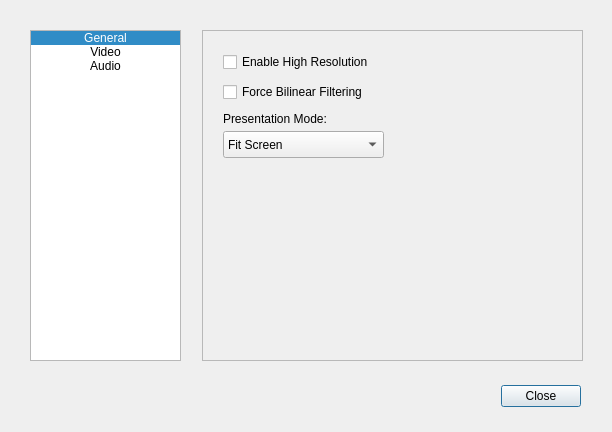
<?xml version="1.0" encoding="UTF-8"?>
<ui version="4.0">
 <class>SettingsDialog</class>
 <widget class="QDialog" name="SettingsDialog">
  <property name="geometry">
   <rect>
    <x>0</x>
    <y>0</y>
    <width>612</width>
    <height>432</height>
   </rect>
  </property>
  <property name="windowTitle">
   <string>Dialog</string>
  </property>
  <widget class="QDialogButtonBox" name="buttonBox">
   <property name="geometry">
    <rect>
     <x>200</x>
     <y>380</y>
     <width>381</width>
     <height>32</height>
    </rect>
   </property>
   <property name="orientation">
    <enum>Qt::Horizontal</enum>
   </property>
   <property name="standardButtons">
    <set>QDialogButtonBox::Close</set>
   </property>
  </widget>
  <widget class="QListWidget" name="listWidget">
   <property name="geometry">
    <rect>
     <x>30</x>
     <y>30</y>
     <width>151</width>
     <height>331</height>
    </rect>
   </property>
   <property name="editTriggers">
    <set>QAbstractItemView::EditKeyPressed|QAbstractItemView::SelectedClicked</set>
   </property>
   <property name="iconSize">
    <size>
     <width>48</width>
     <height>48</height>
    </size>
   </property>
   <property name="currentRow">
    <number>0</number>
   </property>
   <item>
    <property name="text">
     <string>General</string>
    </property>
    <property name="font">
     <font>
      <kerning>true</kerning>
     </font>
    </property>
    <property name="textAlignment">
     <set>AlignCenter</set>
    </property>
    <property name="icon">
     <iconset resource="settings_icon.qrc">
      <normaloff>:/assets/general.png</normaloff>:/assets/general.png</iconset>
    </property>
    <property name="flags">
     <set>ItemIsSelectable|ItemIsEnabled</set>
    </property>
   </item>
   <item>
    <property name="text">
     <string>Video</string>
    </property>
    <property name="textAlignment">
     <set>AlignCenter</set>
    </property>
    <property name="icon">
     <iconset resource="settings_icon.qrc">
      <normaloff>:/assets/video.png</normaloff>:/assets/video.png</iconset>
    </property>
    <property name="flags">
     <set>ItemIsSelectable|ItemIsEnabled</set>
    </property>
   </item>
   <item>
    <property name="text">
     <string>Audio</string>
    </property>
    <property name="font">
     <font>
      <stylestrategy>PreferDefault</stylestrategy>
     </font>
    </property>
    <property name="textAlignment">
     <set>AlignCenter</set>
    </property>
    <property name="icon">
     <iconset resource="settings_icon.qrc">
      <normaloff>:/assets/music.png</normaloff>:/assets/music.png</iconset>
    </property>
    <property name="flags">
     <set>ItemIsSelectable|ItemIsEnabled</set>
    </property>
   </item>
  </widget>
  <widget class="QStackedWidget" name="stackedWidget">
   <property name="geometry">
    <rect>
     <x>202</x>
     <y>30</y>
     <width>381</width>
     <height>331</height>
    </rect>
   </property>
   <property name="frameShape">
    <enum>QFrame::StyledPanel</enum>
   </property>
   <property name="currentIndex">
    <number>1</number>
   </property>
   <widget class="QWidget" name="General">
    <widget class="QCheckBox" name="checkBox_show_fpsdccounter">
     <property name="geometry">
      <rect>
       <x>20</x>
       <y>20</y>
       <width>351</width>
       <height>22</height>
      </rect>
     </property>
     <property name="text">
      <string>Show Framerate and Draw Call Counters</string>
     </property>
    </widget>
    <widget class="QCheckBox" name="checkBox_show_virtualpad">
     <property name="geometry">
      <rect>
       <x>20</x>
       <y>50</y>
       <width>351</width>
       <height>22</height>
      </rect>
     </property>
     <property name="text">
      <string>Show Virtual Pad</string>
     </property>
    </widget>
   </widget>
   <widget class="QWidget" name="Video">
    <widget class="QCheckBox" name="checkBox_enable_highres">
     <property name="geometry">
      <rect>
       <x>20</x>
       <y>20</y>
       <width>341</width>
       <height>22</height>
      </rect>
     </property>
     <property name="text">
      <string>Enable High Resolution</string>
     </property>
    </widget>
    <widget class="QCheckBox" name="checkBox_force_bilinear_filtering">
     <property name="geometry">
      <rect>
       <x>20</x>
       <y>50</y>
       <width>341</width>
       <height>22</height>
      </rect>
     </property>
     <property name="text">
      <string>Force Bilinear Filtering</string>
     </property>
    </widget>
    <widget class="QComboBox" name="comboBox">
     <property name="geometry">
      <rect>
       <x>20</x>
       <y>100</y>
       <width>161</width>
       <height>27</height>
      </rect>
     </property>
     <property name="currentIndex">
      <number>1</number>
     </property>
     <item>
      <property name="text">
       <string>Fill Screen</string>
      </property>
     </item>
     <item>
      <property name="text">
       <string>Fit Screen</string>
      </property>
     </item>
     <item>
      <property name="text">
       <string>Original Size</string>
      </property>
     </item>
    </widget>
    <widget class="QLabel" name="label">
     <property name="geometry">
      <rect>
       <x>20</x>
       <y>80</y>
       <width>151</width>
       <height>17</height>
      </rect>
     </property>
     <property name="text">
      <string>&lt;html&gt;&lt;head/&gt;&lt;body&gt;&lt;p&gt;Presentation Mode:&lt;/p&gt;&lt;/body&gt;&lt;/html&gt;</string>
     </property>
    </widget>
   </widget>
   <widget class="QWidget" name="Audio">
    <widget class="QCheckBox" name="checkBox_enable_audio">
     <property name="geometry">
      <rect>
       <x>20</x>
       <y>20</y>
       <width>341</width>
       <height>22</height>
      </rect>
     </property>
     <property name="text">
      <string>Enable Audio Output</string>
     </property>
    </widget>
   </widget>
  </widget>
 </widget>
 <resources>
  <include location="settings_icon.qrc"/>
 </resources>
 <connections>
  <connection>
   <sender>buttonBox</sender>
   <signal>accepted()</signal>
   <receiver>SettingsDialog</receiver>
   <slot>accept()</slot>
   <hints>
    <hint type="sourcelabel">
     <x>248</x>
     <y>254</y>
    </hint>
    <hint type="destinationlabel">
     <x>157</x>
     <y>274</y>
    </hint>
   </hints>
  </connection>
  <connection>
   <sender>buttonBox</sender>
   <signal>rejected()</signal>
   <receiver>SettingsDialog</receiver>
   <slot>reject()</slot>
   <hints>
    <hint type="sourcelabel">
     <x>316</x>
     <y>260</y>
    </hint>
    <hint type="destinationlabel">
     <x>286</x>
     <y>274</y>
    </hint>
   </hints>
  </connection>
 </connections>
</ui>
